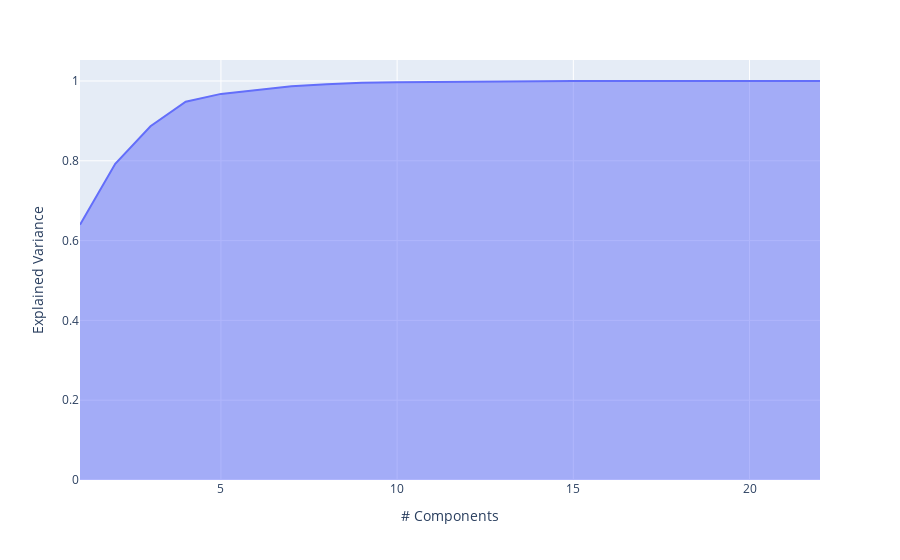

Notebook code for this chart:
### Code cell
import plotly.express as px
pca = PCA()
pca.fit(df)
exp_var_cumul = np.cumsum(pca.explained_variance_ratio_)

px.area(
    x=range(1, exp_var_cumul.shape[0] + 1),
    y=exp_var_cumul,
    labels={"x": "# Components", "y": "Explained Variance"}
)

### Figure 1 — Plotly figure (JSON) as saved in the notebook; plotly's stock layout.template omitted (floating-point values rounded to 4 significant figures)
{"data": [{"fillpattern": {"shape": ""}, "hovertemplate": "# Components=%{x}<br>Explained Variance=%{y}<extra></extra>", "legendgroup": "", "line": {"color": "#636efa"}, "marker": {"symbol": "circle"}, "mode": "lines", "name": "", "orientation": "v", "showlegend": false, "stackgroup": "1", "type": "scatter", "x": [1, 2, 3, 4, 5, 6, 7, 8, 9, 10, 11, 12, 13, 14, 15, 16, 17, 18, 19, 20, 21, 22], "xaxis": "x", "y": [0.6398, 0.7927, 0.8865, 0.9481, 0.9677, 0.9781, 0.9868, 0.9921, 0.9958, 0.9969, 0.9979, 0.9988, 0.9993, 0.9996, 0.9998, 0.9999, 1.0, 1.0, 1.0, 1.0, 1.0, 1.0], "yaxis": "y"}], "layout": {"legend": {"tracegroupgap": 0}, "margin": {"t": 60}, "xaxis": {"anchor": "y", "domain": [0, 1], "title": {"text": "# Components"}}, "yaxis": {"anchor": "x", "domain": [0, 1], "title": {"text": "Explained Variance"}}}}
